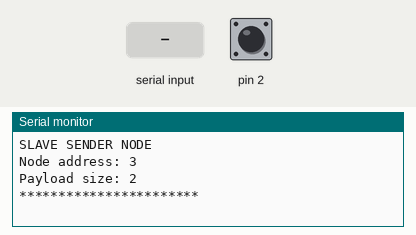
The sketch below on a simulated Arduino Uno, built with avr-gcc and run on an emulated ATmega328P. Shown: the last lines printed to the serial monitor. Inputs (shaded band) come from the test bench; at power-on: pin 2 HIGH.

Above: at 1.2 s.
1.3 s: "90,45\n" received over Serial
At 1.8 s:
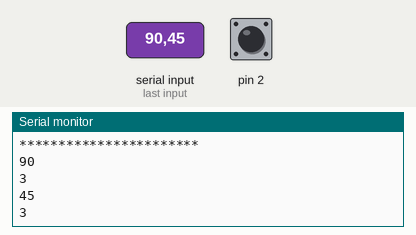
2.8 s: "30,150\n" received over Serial
At 4.2 s:
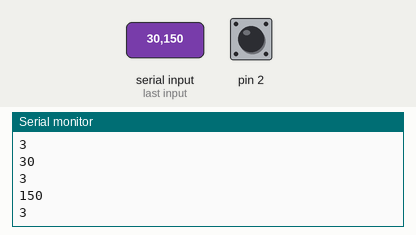
Timing chart, 0 to 5.8 s (numbered marks = the images above; inputs shaded):
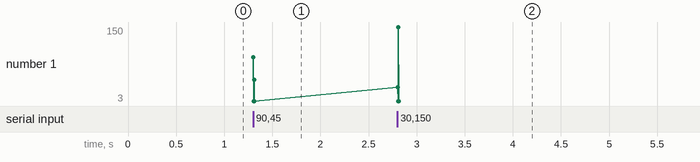

Measured:
- after the input at 1.3 s, the serial monitor: prints a new line at once (image 1)
- after the input at 2.8 s, the serial monitor: prints a new line at once (image 2)

The sketch:

I2C_Serial_Relay.ino
```cpp
#include <Wire.h>

#define NODE_ADDRESS 3  // Change this unique address for each I2C slave node
#define PAYLOAD_SIZE 2 // Number of bytes  expected to be received by the master I2C node
byte nodePayload[PAYLOAD_SIZE];

int rx = 0;
int tx = 1;
int addresses[5]; //where 2=numModules
byte bytearray[64];

void setup()
{

  Serial.begin(9600);
  Serial.println("SLAVE SENDER NODE");
  Serial.print("Node address: ");
  Serial.println(NODE_ADDRESS);
  Serial.print("Payload size: ");
  Serial.println(PAYLOAD_SIZE);
  pinMode(2, INPUT);
  digitalWrite(2,HIGH);
  Serial.println("***********************");

  Wire.begin(NODE_ADDRESS);  // Activate I2C network
  Wire.onRequest(requestEvent); // Request attention of master node

  pinMode(rx,INPUT);
  pinMode(tx,OUTPUT);
}

void loop()
{
  //delay(100);
  nodePayload[0] = NODE_ADDRESS; // I am sending Node address back.  Replace with any other data
  nodePayload[1] = digitalRead(2);

  int incoming = Serial.available()/sizeof(int);

  if (incoming>0){
    for (int i=0;i<incoming;i=i+1){
      addresses[i] = Serial.parseInt();
      Serial.println(addresses[i]);
    }
    Serial.println(NODE_ADDRESS);
    Serial.readBytes(bytearray,Serial.available());
  }
}

void requestEvent()
{
  Wire.write(nodePayload,PAYLOAD_SIZE);
  //Serial.print("Sensor value: ");  // for debugging purposes.
  //Serial.println(nodePayload[1]); // for debugging purposes.
}
```
